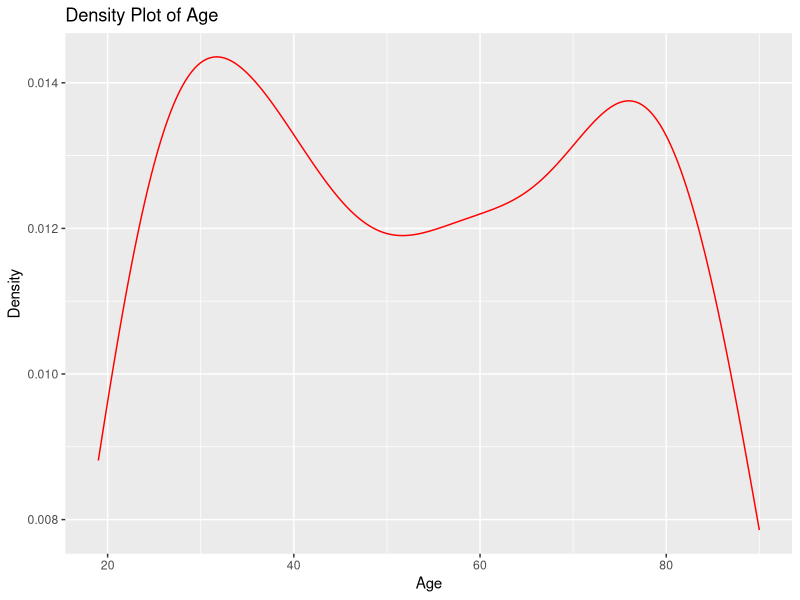
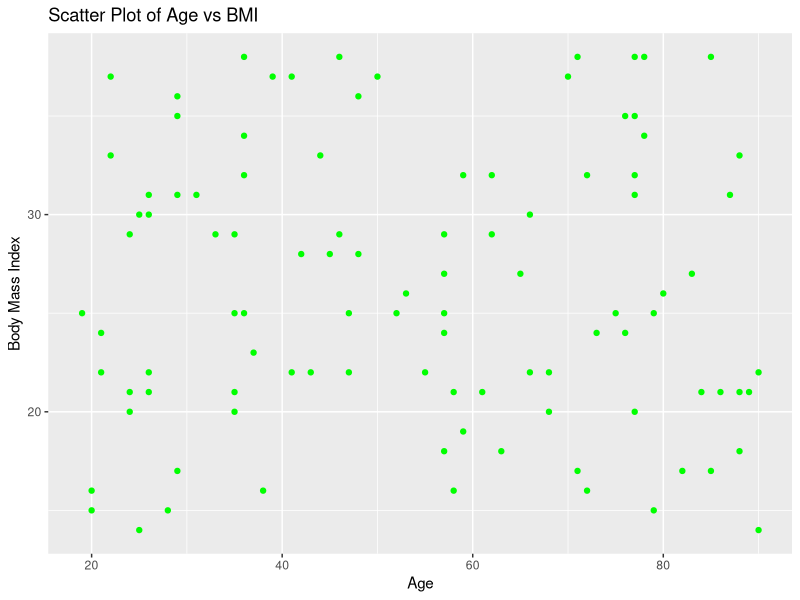
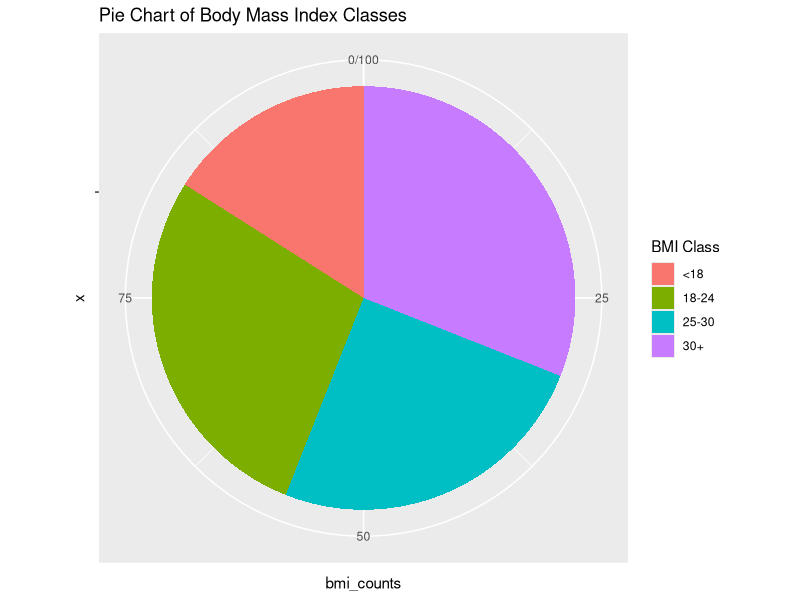
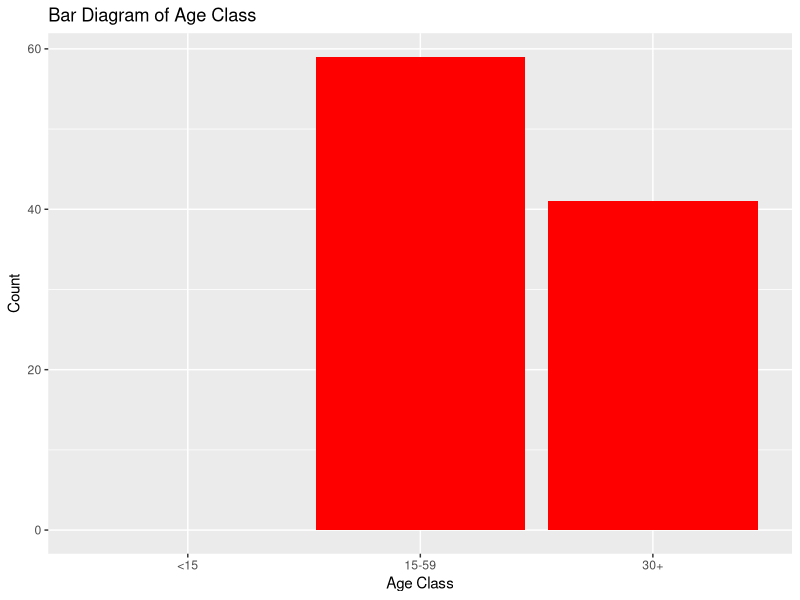
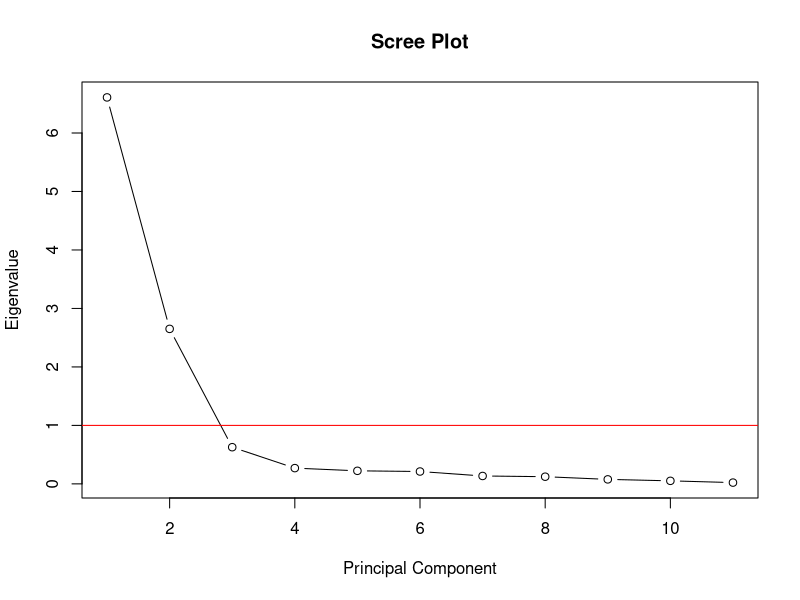
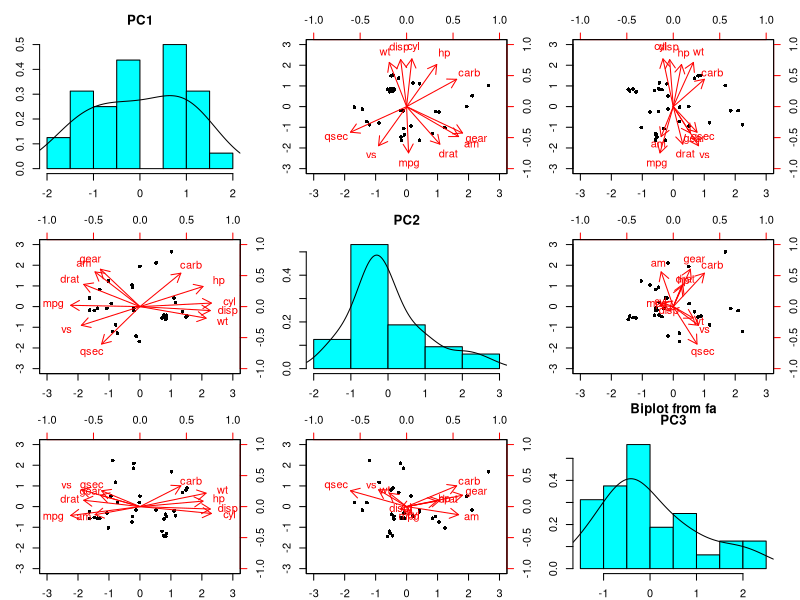
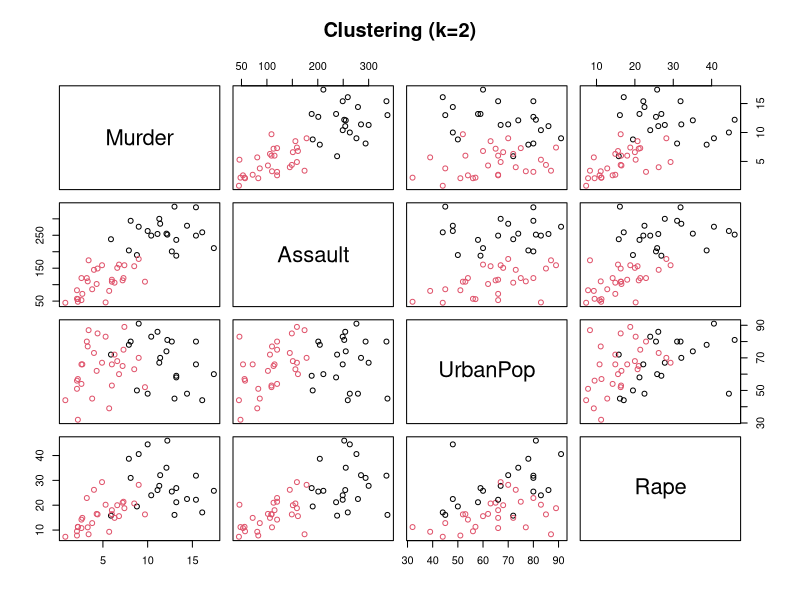
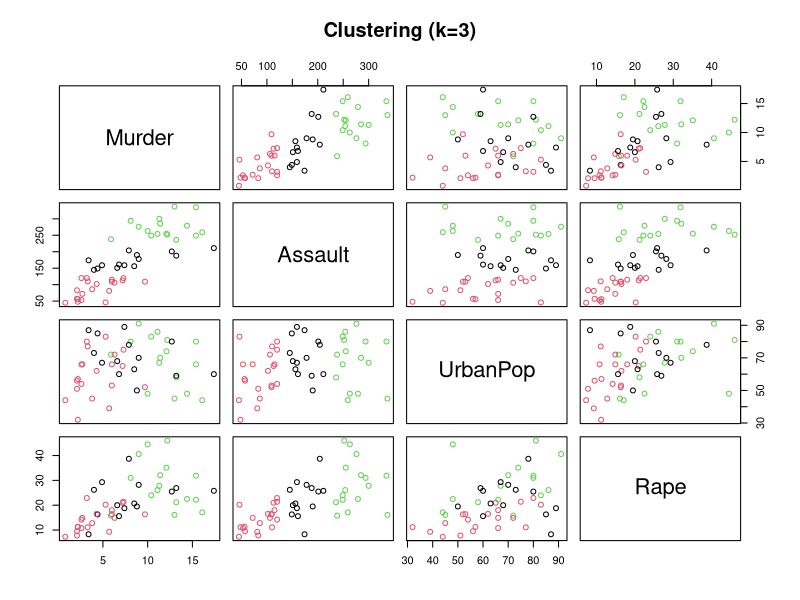

The R source for these figures, in order:
## ---- chunk 1
knitr::opts_chunk$set(echo = TRUE)
## ---- chunk 2
set.seed(25)
age <- sample(18:90,100, replace = T)
set.seed(25)
sex <- as.factor(sample(c("male","femlae"),100, replace = T))
set.seed(25)
education <- as.factor(sample(c("No Education","Primary","Secondary","Beyond secondary")))
set.seed(25)
socio_economic_Status <- as.factor(sample(c("Low","Middle","High"), 100, replace = T))
set.seed(25)
BMI <- sample(14:38,100, replace = T)

dataset <- data.frame(age,sex,education,socio_economic_Status,BMI)
## ---- chunk 3
library(ggplot2)
ggplot(data = dataset, aes(x = age)) +
  geom_line(stat = "density", color = "red") +
  labs(x = "Age", y = "Density") +
  ggtitle("Density Plot of Age")
## ---- chunk 4
ggplot(data = dataset, aes(x = age, y = BMI)) +
  geom_point(color = "green") +
  labs(x = "Age", y = "Body Mass Index") +
  ggtitle("Scatter Plot of Age vs BMI")
## ---- chunk 5
dataset$BMI_Class <- cut(dataset$BMI, breaks = c(0, 18, 24, 30, Inf), labels = c("<18", "18-24", "25-30", "30+"))


bmi_counts <- table(dataset$BMI_Class)


bmi_counts_df <- data.frame(BMI_Class = names(bmi_counts), Count = bmi_counts)


ggplot(data = bmi_counts_df, aes(x = "", y = bmi_counts, fill = BMI_Class)) +
  geom_bar(stat = "identity", width = 1) +
  coord_polar("y", start = 0) +
  labs(fill = "BMI Class") +
  ggtitle("Pie Chart of Body Mass Index Classes")
## ---- chunk 6
# Create age classes
dataset$Age_Class <- cut(dataset$age, breaks = c(0, 15, 59, Inf), labels = c("<15", "15-59", "30+"))


age_counts <- table(dataset$Age_Class)


ggplot(data = data.frame(Age_Class = names(age_counts), Count = as.numeric(age_counts)), aes(x = Age_Class, y = Count)) +
  geom_bar(stat = "Identity", fill = "red") +
  labs(x = "Age Class", y = "Count") +
  ggtitle("Bar Diagram of Age Class")
## ---- chunk 7
library(carData)
Bfoxdata <- Bfox
## ---- chunk 8
set.seed(25)
ind <- sample(2, nrow(Bfoxdata), replace = T, prob = c(0.7,0.3))
train <- Bfoxdata[ind==1,]
test <- Bfoxdata[ind==2,]
## ---- chunk 9
#Supervised Linear Regression
slr = lm(debt~.,data = Bfox)

#Supervised Linear Regression
library(caret)

Bfox_test_temp <- test[,1:4]
x_Bfox_test <- cbind(Bfox_test_temp,test[,6])
x_Box.test <- scale(x_Bfox_test)[,]
y_Box.test <- test[,5]

Bfox_train_temp <- train[,1:4]
x_Bfox_train <- cbind(Bfox_train_temp,train[,6])
x_Box.train <- scale(x_Bfox_train)[,]
y_Box.train <- train[,5]

knn = knnreg(x_Box.train,y_Box.train)
## ---- chunk 10
summary(slr)
summary(knn)
str(knn)
## ---- chunk 11
#predict using linear regression
linear_pred <- predict(slr, newdata = test)
knn_pred <- predict(knn, newdata = x_Bfox_test)
## ---- chunk 12
library(MLmetrics)

linear_r2 <- R2_Score(test$debt, linear_pred)
linear_mse <- MSE(test$debt, linear_pred)
linear_rmse <- RMSE(test$debt, linear_pred)

knn_r2 <- R2_Score(x_Bfox_test, knn_pred)
knn_mse <- MSE(x_Bfox_test, knn_pred)
knn_rmse <- RMSE(x_Bfox_test, knn_pred)

# Printing the fit indices
cat("\nLinear Regression Model:\n")
cat("R-square: ", linear_r2, "\n")
cat("Mean Squared Error (MSE): ", linear_mse, "\n")
cat("Root Mean Squared Error (RMSE): ", linear_rmse, "\n\n")

cat("KNN Regression Model:\n")
cat("R-square: ", knn_r2, "\n")
cat("Mean Squared Error (MSE): ", knn_mse, "\n")
cat("Root Mean Squared Error (RMSE): ", knn_rmse, "\n")
## ---- chunk 13
set.seed(25)
ind <- sample(2,nrow(Arrests), replace = T, prob = c(0.8,0.2))
mtcars_train <- Arrests[ind==1,]
mtcars_test <- Arrests[ind==2,]
str(Arrests)
## ---- chunk 14
lm_mtcars <- lm(released ~ .,data = Arrests)
## ---- chunk 15
library(dplyr)
data("mtcars")
head(mtcars)
## ---- chunk 16
#Normalize the data i.e scale and fitting in PCA
car_scale <- scale(mtcars)
## ---- chunk 17
pca.1 <- prcomp(car_scale)
summary(pca.1)

eigenvalues <- pca.1$sdev^2
eigenvalues
## ---- chunk 18
plot(1:length(eigenvalues), eigenvalues, type = "b", 
     xlab = "Principal Component", ylab = "Eigenvalue", 
     main = "Scree Plot")
abline(h=1,col ="red")
## ---- chunk 19
library(psych)
fa.1 <- psych::principal(car_scale,nfactors = 3, rotate = "none")
biplot(fa.1,labels=rownames(car_scale))
## ---- chunk 20
fa.2 <- psych::principal(car_scale,nfactors = 3, rotate = "varimax")
fa.2
summary(fa.2)
## ---- chunk 21
data("USArrests")

# a. Fit a k-means clustering model with k=2
set.seed(25)
k2 <- kmeans(USArrests, centers = 2)

# Fit a k-means clustering model with k=3
set.seed(25)
k3 <- kmeans(USArrests, centers = 3)

## ---- chunk 22
k2_cluster_means <- k2$centers
k2_cluster_means

k2_within_ss <- k2$tot.withinss
k2_within_ss


# Get cluster means and within sum of square values for k=3
k3_cluster_means <- k3$centers
k3_cluster_means

k3_within_ss <- k3$tot.withinss
k3_within_ss
## ---- chunk 23
plot(USArrests, col = k2$cluster, main = "Clustering (k=2)")
points(k2$centers, col = 1:2, pch = 8, cex = 2)

# Plot the clusters formed by k=3
plot(USArrests, col = k3$cluster, main = "Clustering (k=3)")
points(k3$centers, col = 1:3, pch = 8, cex = 2)
